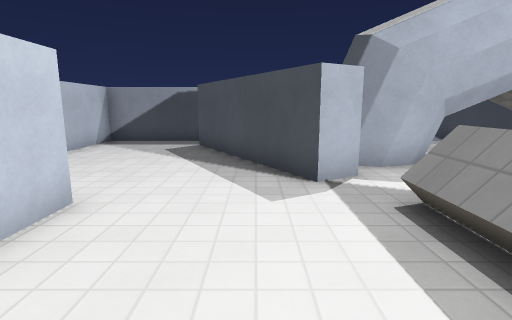
view 1 (above)

24 first-person views from a walk through a 3-D level made in the Godot game engine. The camera is 1.3 m above the floor, tilts 10° down and sees 80° across. The floor is counted in squares, 1 m on a side. Each view is taken from the middle of a square. On the plan, view 1 faces up. The plan holds only what a view shows up to about 14 squares ahead; the rest is blank. The place goes on beyond the plan. Characters and animated objects are not drawn. Surface patterns are stand-ins for the level's own textures.

view 2
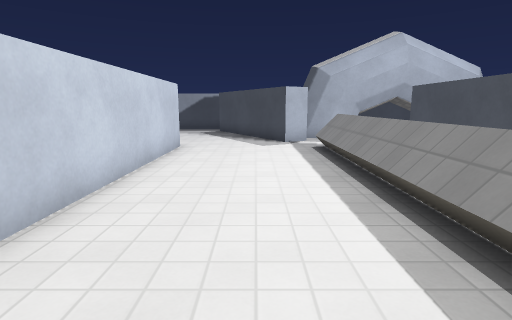

view 3
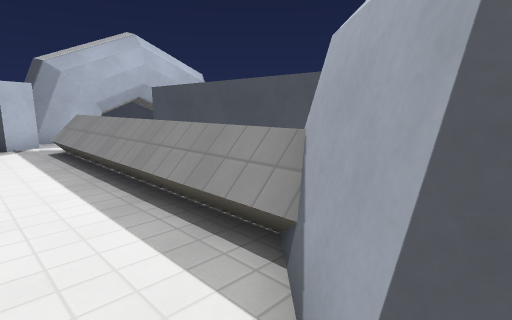

view 4
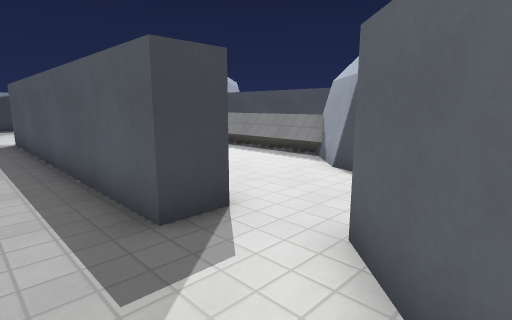

view 5
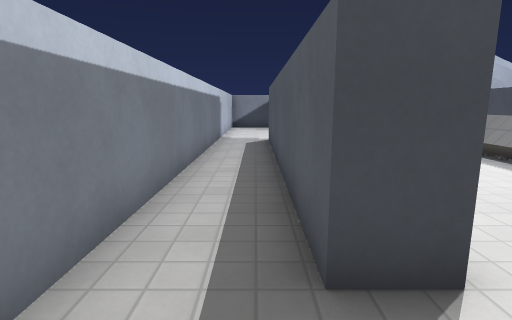

view 6
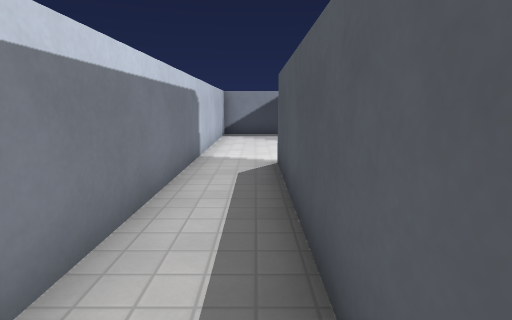

view 7
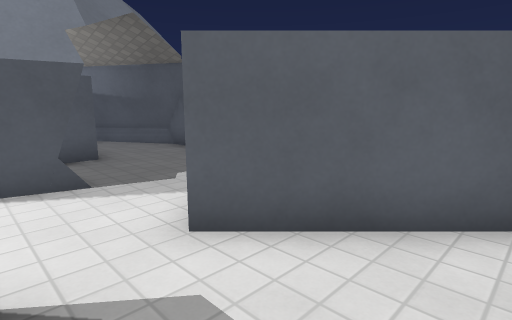

view 8
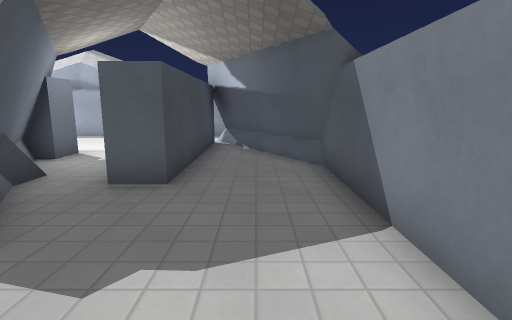

view 9
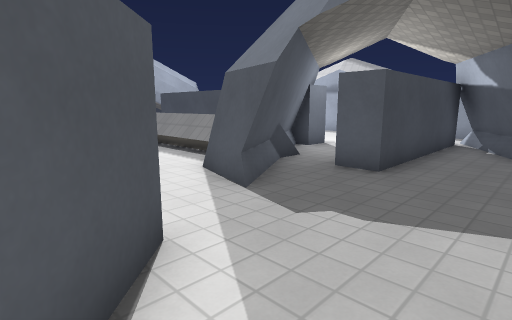

view 10
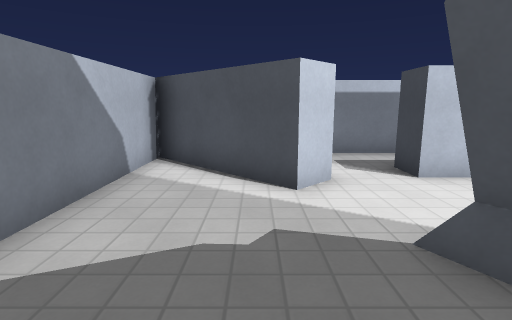

view 11
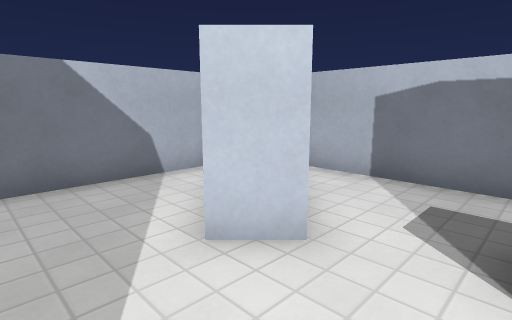

view 12
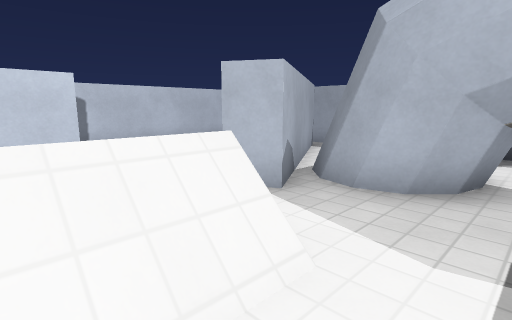

view 13
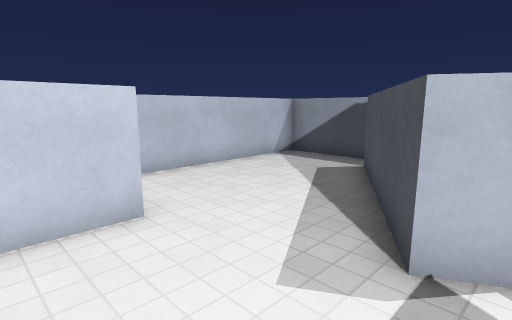

view 14
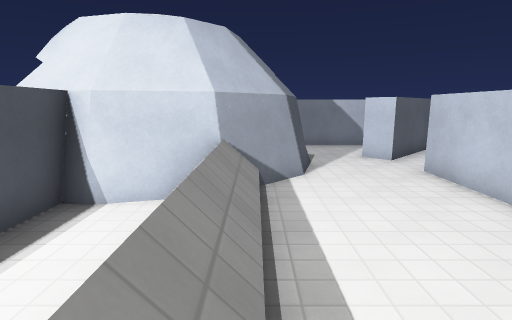

view 15
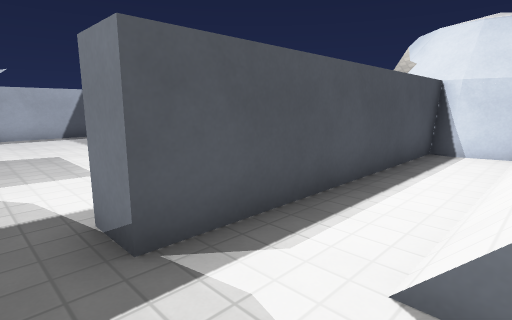

view 16
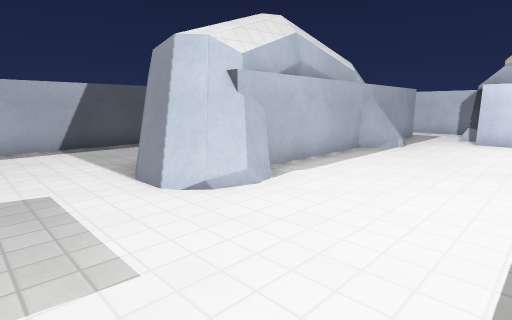

view 17
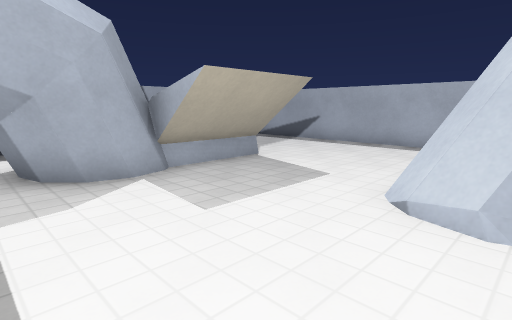

view 18
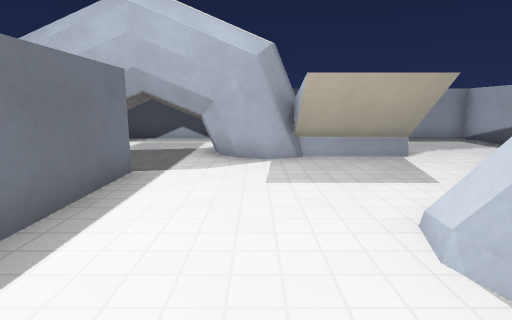

view 19
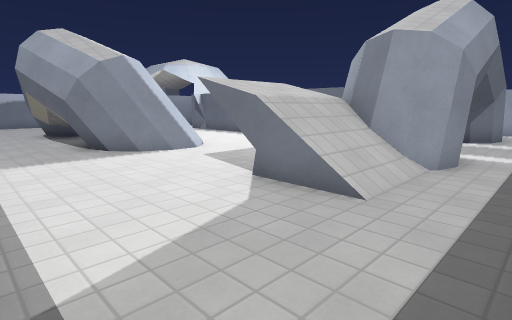

view 20
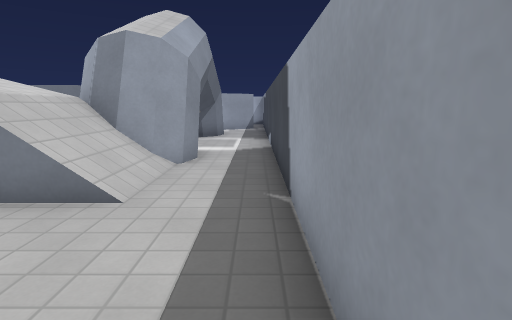

view 21
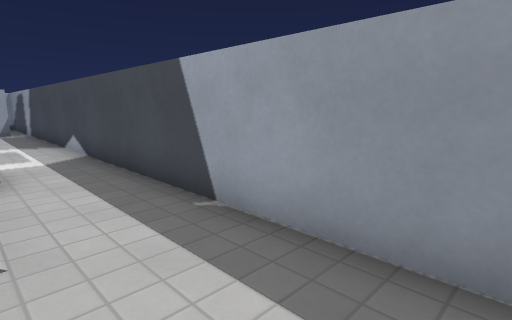

view 22
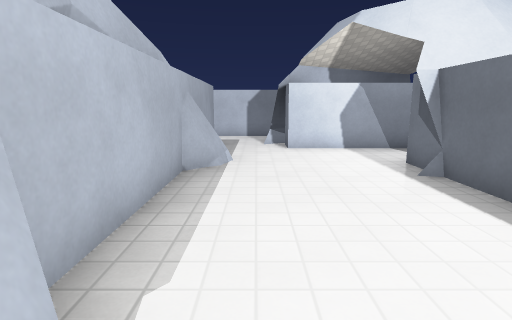

view 23
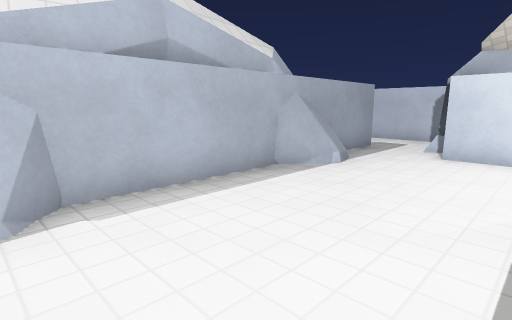

view 24
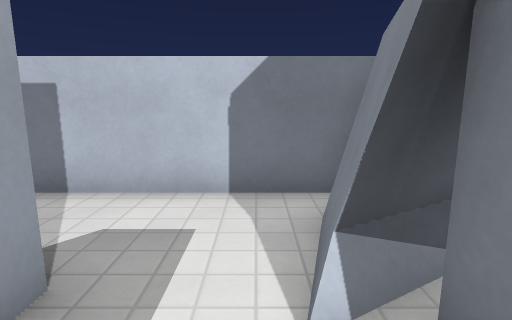

### Floor plan
Key: @ floor where view 1 was taken; # wall or solid block; x gap in a wall; . main floor; : floor 1.75 m higher than the main floor; / step, stairs or slope; = window, fence, low wall or low ledge; T thing the floor can be seen under or through.
Columns run from 6 left of view 1 to 18 right of it. Each row starts with its distance up from view 1.
 12 #########################
 11 #....x..................#
 10 #....#..................#
  9 #....##. ##T   ##///....#
  8 #.....#. ##T TT##///....#
  7 #.....#####TTTT##///....#
  6 #......##........:::....#
  5 #.......................#
  4 #......./=..#...........#
  3 #..#....//..#...........#
  2 #..#....//..#....###....#
  1 #..#....//..#....####...#
  0 #..#..@.//..#.....####. #
 -1 #..#....//..#.....# ##.
 -2 #..#....//..#.....####.
 -3 #..#....//.##.....####.
 -4 #..#..../####.....####.
 -5 #..#.../#####....####.
 -6 #..#...###.......##
 -7 #......##.........#
 -8 #..##.....######..#
 -9 #.###.........##..#
-10 ####.........###....
-11  ##........####.....
-12   ##########  ######

Where each view was taken, in squares from view 1:
view 1: 0 up, 0 right, facing up
view 2: 6 down, 0 right, facing up
view 3: 6 down, 0 right, facing up-right
view 4: 9 down, 5 left, facing up-right
view 5: 8 down, 4 left, facing up
view 6: 3 down, 4 left, facing up
view 7: 6 down, 5 left, facing down-right
view 8: 10 down, 2 left, facing right
view 9: 11 down, 3 left, facing up-right
view 10: 9 down, 3 right, facing left
view 11: 6 down, 0 right, facing down-left
view 12: 2 up, 5 right, facing up-left
view 13: 2 up, 2 right, facing up-left
view 14: 2 up, 2 right, facing down
view 15: 6 up, 3 right, facing down-right
view 16: 5 up, 7 right, facing down-right
view 17: 1 up, 7 right, facing up-right
view 18: 1 down, 9 right, facing up
view 19: 11 up, 17 right, facing down-left
view 20: 11 up, 17 right, facing left
view 21: 9 up, 16 right, facing up-left
view 22: 2 up, 10 right, facing down
view 23: 1 up, 7 right, facing down-right
view 24: 7 down, 10 right, facing down
